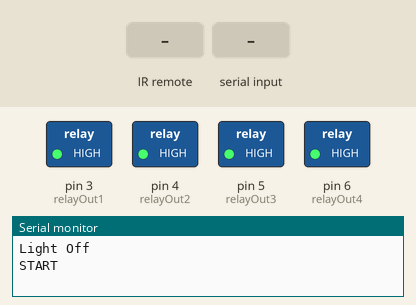
Bench run of a sketch on a simulated Arduino Uno, built with avr-gcc and run on an emulated ATmega328P. On the bench: switched loads named in the sketch (green lamp = pin HIGH), the last lines printed to the serial monitor. The test bench sets the inputs (shaded band).

Above: at 1.2 s.
1.3 s: infrared code 0xFF30CF received
At 2.1 s:
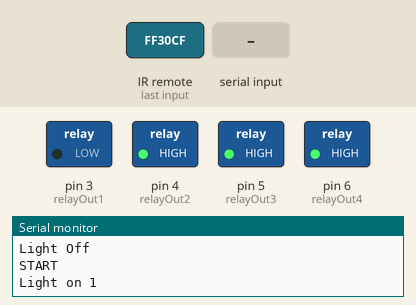
2.8 s: "dtwoon" received over Serial
At 3.1 s:
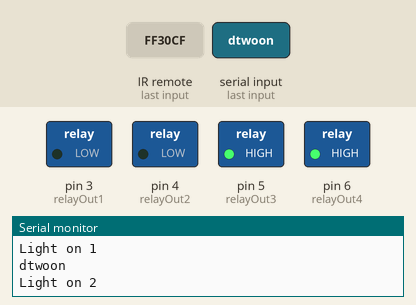
4.3 s: infrared code 0xFF52AD received
At 5.5 s:
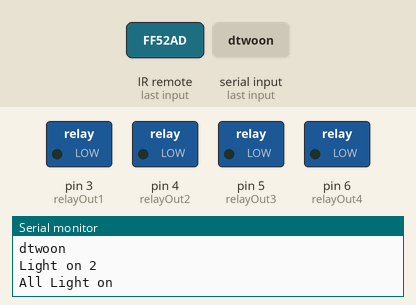
5.8 s: "doneoff" received over Serial
At 6.9 s:
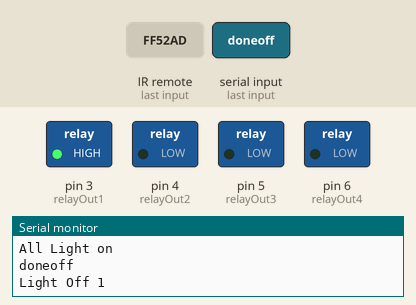
7.4 s: "dtwooff" received over Serial
At 8.3 s:
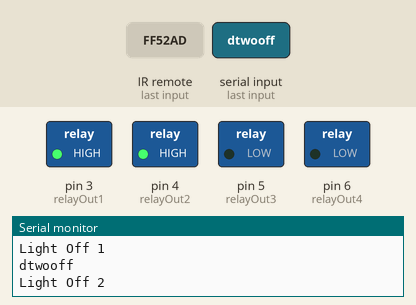
9.0 s: "doneon" received over Serial
At 10.5 s:
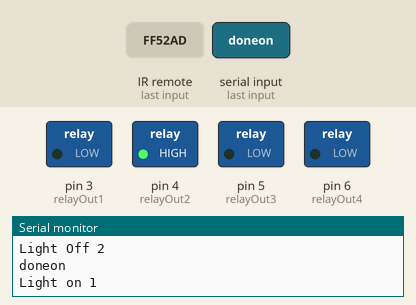
Timing chart, 0 to 11.5 s (numbered marks = the images above; inputs shaded):
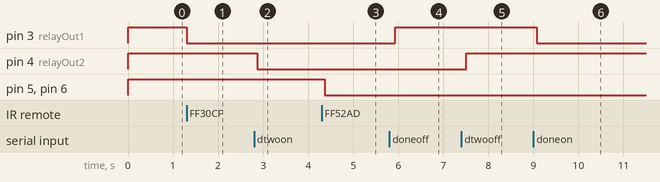

The sketch:

Relay_switching_by_using_ir_bluetooth.ino
```cpp
#include <IRremote.h>
#include <IRremoteInt.h>


String device;
int RECV_PIN =  7;
int relayOut1 = 3;
int relayOut2 = 4;
int relayOut3 = 5;
int relayOut4 = 6;


IRrecv irrecv(RECV_PIN);
decode_results results;


void setup() {

  Serial.begin(9600);
  digitalWrite(relayOut1, HIGH);
  digitalWrite(relayOut2, HIGH);
  digitalWrite(relayOut3, HIGH);
  digitalWrite(relayOut4, HIGH);
  Serial.println("Light Off   ");
Serial.println("START  ");


  irrecv.enableIRIn(); // Start the receiver
  pinMode( relayOut1, OUTPUT);
  pinMode( relayOut2, OUTPUT);
  pinMode( relayOut3, OUTPUT);
  pinMode( relayOut4, OUTPUT);

}
void loop() {


////////////// bluethooth  relay selecyion///////////

 while (Serial.available()){  //Check if there is an available byte to read
  delay(10); //Delay added to make thing stable
  char c = Serial.read(); //Conduct a serial read
  device += c; //build the string.
  }
  if (device.length() > 0) {
    Serial.println(device);


  if(device == "doneon")  { // 1PLAY Button
        digitalWrite(relayOut1, LOW); // Activates the relay
        Serial.println("Light on 1  ");
        }


  else if(device == "doneoff") { // 1STOP Button
        digitalWrite(relayOut1, HIGH); // Deactivates the relay
        Serial.println("Light Off 1  ");
        }


    else if (device == "dtwoon"){ // 2PLAY Button
        digitalWrite(relayOut2, LOW); // Activates the relay
         Serial.println("Light on 2  ");
        }

   else if ( device == "dtwooff"){ // 2STOP Button
        digitalWrite(relayOut2, HIGH); // Deactivates the relay
         Serial.println("Light Off 2  ");
        }


  else if (device == "dthreeon") { // 3PLAY Button
         Serial.println("Light on 3  ");
        digitalWrite(relayOut3, LOW); // Activates the relay
        }

 else if (device == "dthreeoff") { // 3STOP Button
        digitalWrite(relayOut3, HIGH); // Deactivates the relay
         Serial.println("Light Off 3  ");
        }


else if (device == "dfouron") { // 4PLAY Button
         Serial.println("Light on 4  ");
        digitalWrite(relayOut4, LOW); // Activates the relay
        }

else if (device == "dfouroff") { // 4 STOP Button
        digitalWrite(relayOut4, HIGH); // Deactivates the relay
         Serial.println("Light Off 4  ");}

else if (device == "dallon")  { // all on STOP Button
        digitalWrite(relayOut1, LOW); // activates the relay
        digitalWrite(relayOut2, LOW);
        digitalWrite(relayOut3, LOW);
        digitalWrite(relayOut4, LOW);
          Serial.println("All Light on   ");
        // Deactivates the relay
        }

else if (device == "dalloff") { // all of STOP Button
        digitalWrite(relayOut1, HIGH); // Deactivates the relay
        digitalWrite(relayOut2, HIGH);
        digitalWrite(relayOut3, HIGH);
        digitalWrite(relayOut4, HIGH);
        // Deactivates the relay
         Serial.println("All Light Off   ");}


device="";}//Reset the variable


  //////////ir relay selection///////////////////////


  if (irrecv.decode(&results)) {


    if (results.value == 16724175) { // 1PLAY Button
        digitalWrite(relayOut1, LOW); // Activates the relay
        Serial.println("Light on 1  ");
        }
    if (results.value == 16718055) { // 1STOP Button
        digitalWrite(relayOut1, HIGH); // Deactivates the relay
        Serial.println("Light Off 1  ");
        }


    if (results.value == 16743045) { // 2PLAY Button
        digitalWrite(relayOut2, LOW); // Activates the relay
         Serial.println("Light on 2  ");
        }
    if (results.value == 16716015) { // 2STOP Button
        digitalWrite(relayOut2, HIGH); // Deactivates the relay
         Serial.println("Light Off 2  ");
        }


    if (results.value == 16726215) { // 3PLAY Button
         Serial.println("Light on 3  ");
        digitalWrite(relayOut3, LOW); // Activates the relay
        }
    if (results.value == 16734885) { // 3STOP Button
        digitalWrite(relayOut3, HIGH); // Deactivates the relay
         Serial.println("Light Off 3  ");
        }

    if (results.value == 16728765) { // 4PLAY Button
         Serial.println("Light on 4  ");
        digitalWrite(relayOut4, LOW); // Activates the relay
        }
    if (results.value == 16730805) { // 4 STOP Button
        digitalWrite(relayOut4, HIGH); // Deactivates the relay
         Serial.println("Light Off 4  ");}


         if (results.value == 16732845) { // all on STOP Button
        digitalWrite(relayOut1, LOW); // activates the relay
        digitalWrite(relayOut2, LOW);
        digitalWrite(relayOut3, LOW);
        digitalWrite(relayOut4, LOW);
          Serial.println("All Light on   ");
        // Deactivates the relay
        }


         if (results.value == 16756815) { // all of STOP Button
        digitalWrite(relayOut1, HIGH); // Deactivates the relay
        digitalWrite(relayOut2, HIGH);
        digitalWrite(relayOut3, HIGH);
        digitalWrite(relayOut4, HIGH);
        // Deactivates the relay
         Serial.println("All Light Off   ");}

  irrecv.resume(); // Receive the next value
  }


 delay(100);
}
```

Measured:
- after the input at 1.3 s, pin 3 (relayOut1): HIGH → LOW at once
- after the input at 2.8 s, pin 4 (relayOut2): HIGH → LOW after 0.06 s
- after the input at 4.3 s, pin 5 (relayOut3), pin 6 (relayOut4): HIGH → LOW after 0.07 s
- after the input at 5.8 s, pin 3 (relayOut1): LOW → HIGH after 0.14 s
- after the input at 7.4 s, pin 4 (relayOut2): LOW → HIGH after 0.11 s
- after the input at 9.0 s, pin 3 (relayOut1): HIGH → LOW after 0.07 s
